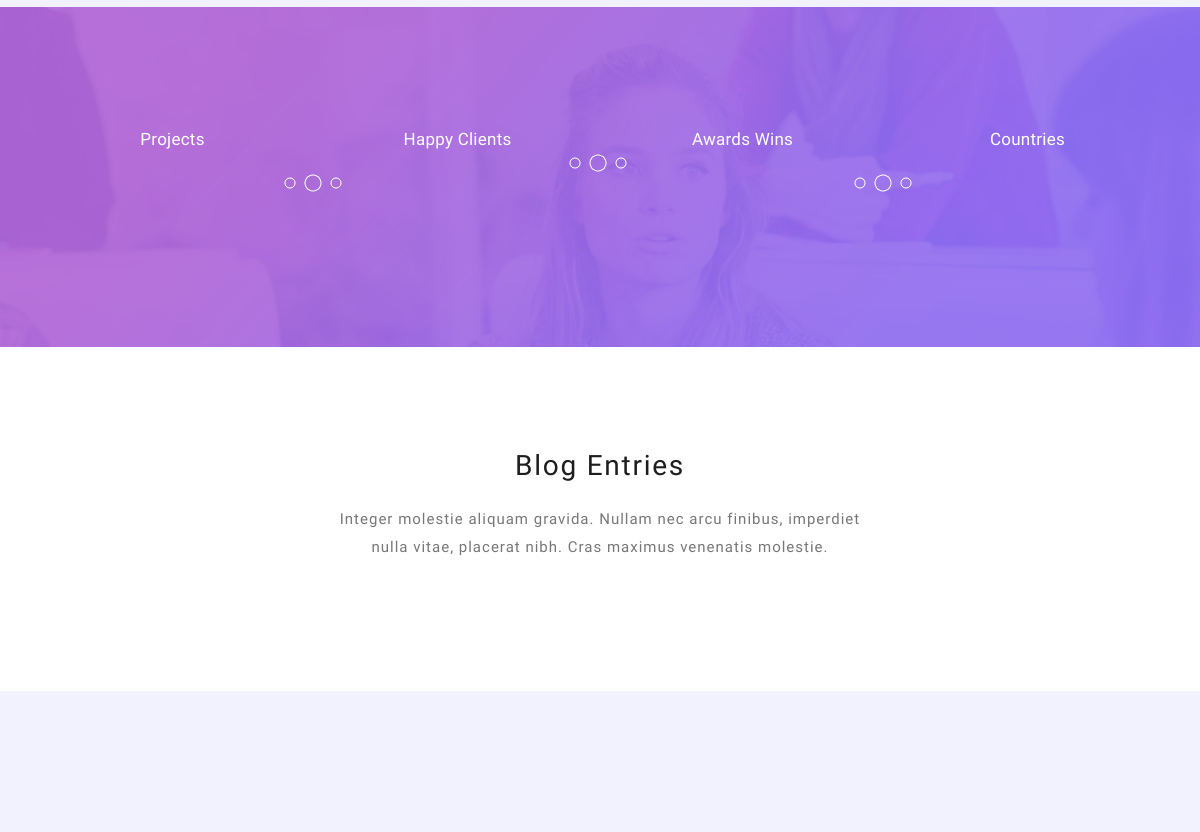
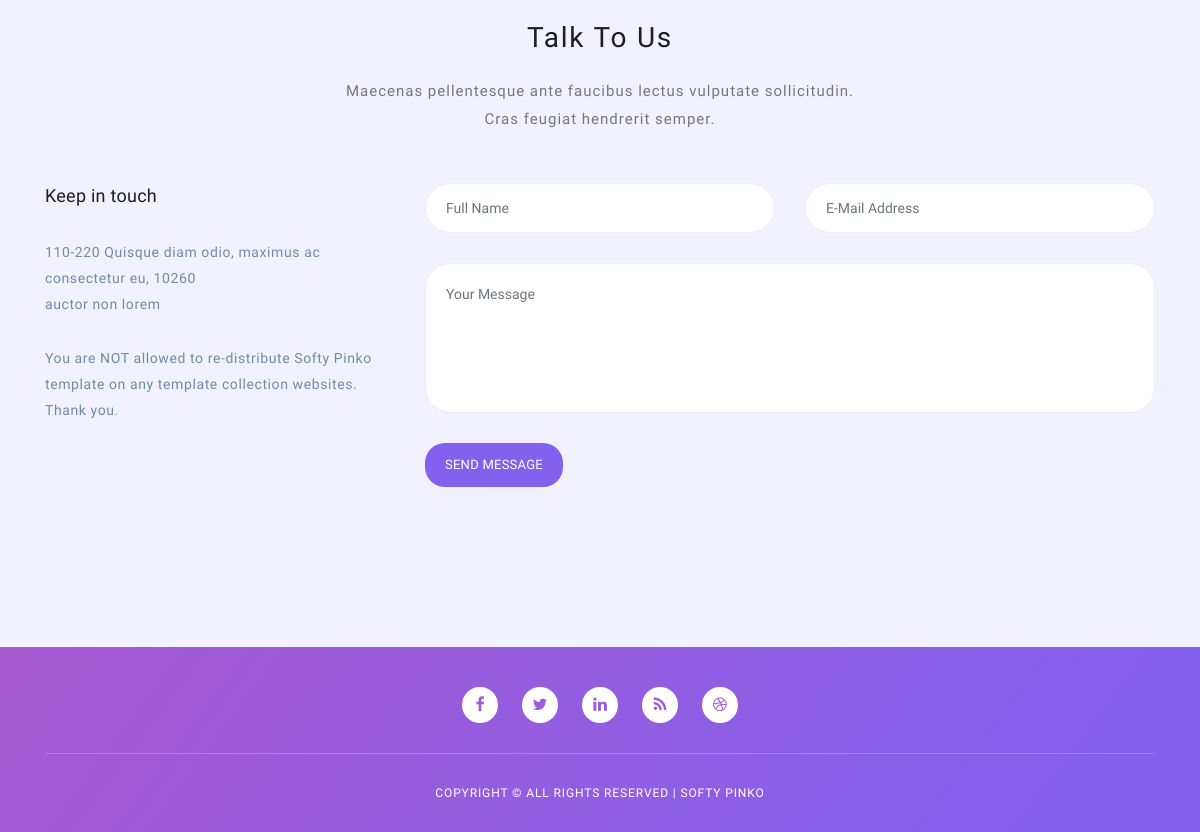
Before: / (lower part) with the older database file (2 pictures, top to bottom).
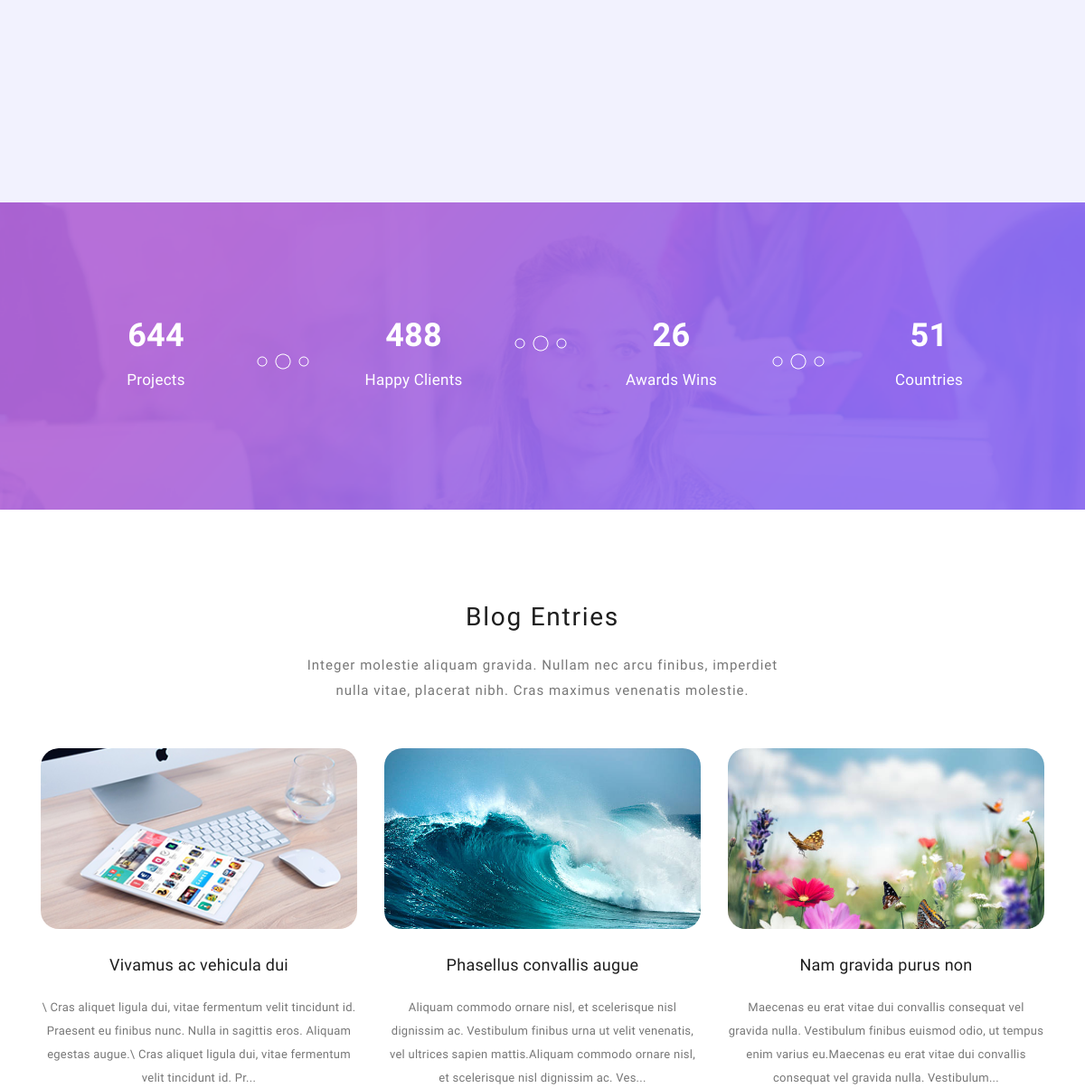
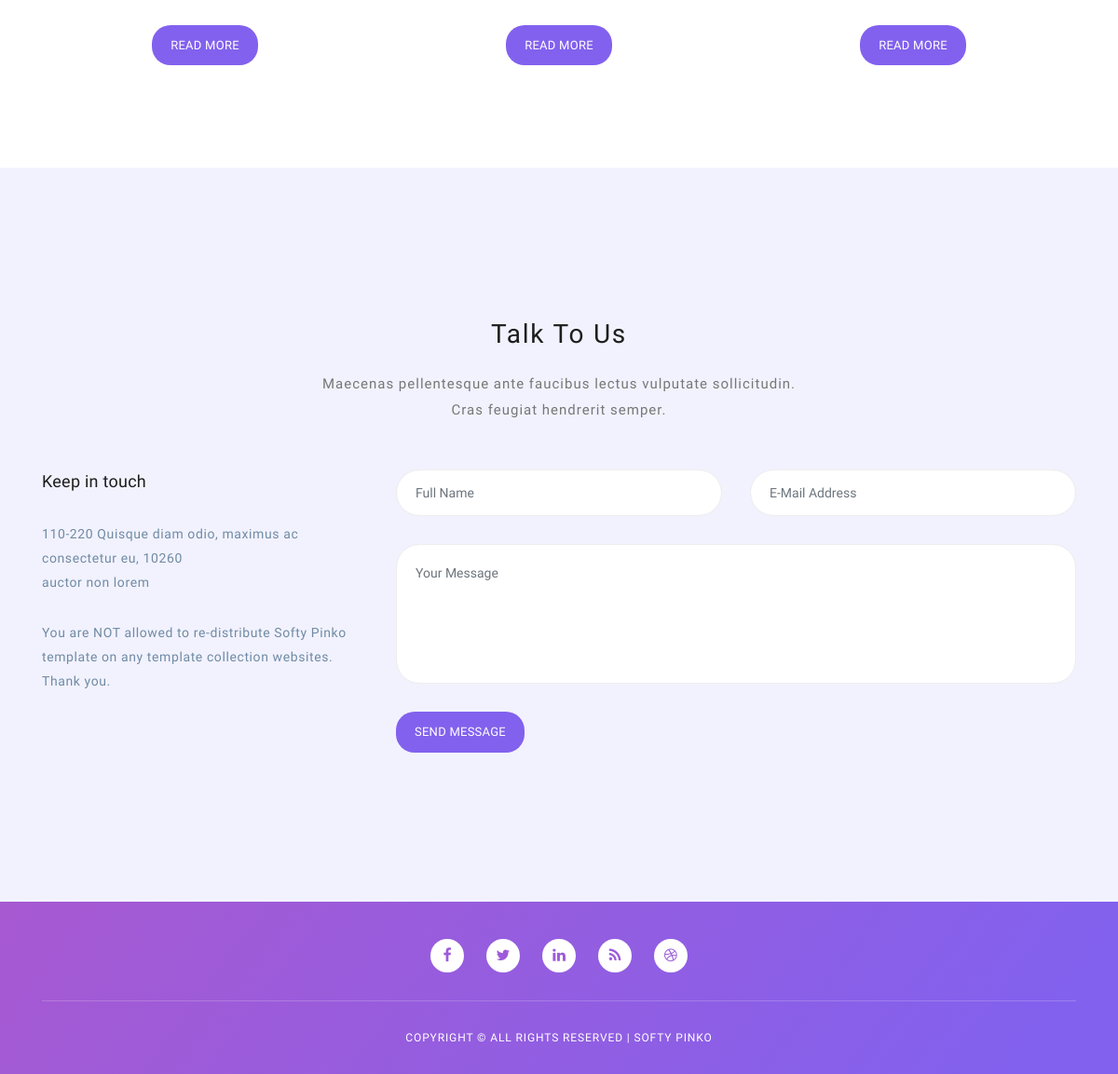
After: the same page with the newer database file (2 pictures, top to bottom).
### app/models.py (models this page shows, shortened)
class HeaderText(models.Model):
    title = models.CharField(max_length=255)
    description = models.TextField(max_length=255)
    class Meta:
        verbose_name = "HeaderText"
        verbose_name_plural = "HeaderText"

class FooterText(models.Model):
    text = models.CharField(max_length=255)
    class Meta:
        verbose_name = "Footer Text"
        verbose_name_plural = "Footer Text"

class Counter(models.Model):
    projects = models.IntegerField(default=0)
    happy_clients = models.IntegerField(default=0)
    award_wins = models.IntegerField(default=0)
    countries = models.IntegerField(default=0)
    class Meta:
        verbose_name = "Counter"
        verbose_name_plural = "Counters"

class Blog(models.Model):
    image = models.ImageField(upload_to="blog")
    title = models.CharField(max_length=60)
    description = models.TextField()
    created_at =models.DateTimeField(default=timezone.now)
    class Meta:
        verbose_name = "Blog"
        verbose_name_plural = "Blogs"

### app/views.py (the view)
# urls.py: path("", index, name= "index"),
def index(request):
    context = {
        "header_text": HeaderText.objects.all(),
        "footer_text": FooterText.objects.all().first(),
        "tree_blocks": TreeBlocks.objects.all(),
        "left_block": LeftBlock.objects.all().first(),
        "right_block": RightBlock.objects.all().first(),
        "work_process_items": WorkProcess.objects.all(),
        "reviews": Reviews.objects.all(),
        "pricing_plan": PricingPlan.objects.all(),
        "counter": Counter.objects.all().first(),
        "all_blogs":Blog.objects.all()
    }
    return render(request,"home.html", context)

### app/templates/home.html (shortened to what this page needs)
{% extends "base.html" %}
{% load static %}
{% block home_template %}
    <section class="section colored" id="pricing-plans">
        <div class="container">
            <div class="row">
            </div>
        </div>
    </section>
    <section class="counter">
        <div class="content">
            <div class="container">
                <div class="row">
                    <div class="col-lg-3 col-md-6 col-sm-12">
                        <div class="count-item decoration-bottom">
                            <strong>{{counter.projects}}</strong>
                            <span>Projects</span>
                        </div>
                    </div>
                    <div class="col-lg-3 col-md-6 col-sm-12">
                        <div class="count-item decoration-top">
                            <strong>{{counter.happy_clients}}</strong>
                            <span>Happy Clients</span>
                        </div>
                    </div>
                    <div class="col-lg-3 col-md-6 col-sm-12">
                        <div class="count-item decoration-bottom">
                            <strong>{{counter.award_wins}}</strong>
                            <span>Awards Wins</span>
                        </div>
                    </div>
                    <div class="col-lg-3 col-md-6 col-sm-12">
                        <div class="count-item">
                            <strong>{{counter.countries}}</strong>
                            <span>Countries</span>
                        </div>
                    </div>
                </div>
            </div>
        </div>
    </section>
    <section class="section" id="blog">
        <div class="container">
            <div class="row">
                <div class="col-lg-12">
                    <div class="center-heading">
                        <h2 class="section-title">{{header_text.3.title}}</h2>
                    </div>
                </div>
                <div class="offset-lg-3 col-lg-6">
                    <div class="center-text">
                        <p>{{header_text.3.description}}</p>
                    </div>
                </div>
            </div>
            <div class="row">
                {% for item in all_blogs %}
                    <div class="col-lg-4 col-md-6 col-sm-12">
                        <div class="blog-post-thumb">
                            <div class="img">
                                <img src="{{item.image.url}}" alt="{{item.title}}" class="img-fluid" />
                            </div>
                            <div class="blog-content">
                                <h3><a href="{% url "blog" item.id %}">{{item.title}}</a></h3>
                                <div class="text">
                                    {{item.description|slice:"0:200"}}...
                                </div>
                                <a href={% url "blog" item.id %} class="main-button">Read More</a>
                            </div>
                        </div>
                    </div>
                {% endfor %}
            </div>
        </div>
    </section>
    <section class="section colored" id="contact-us">
        <div class="container">
            <div class="row">
                <div class="col-lg-12">
                    <div class="center-heading">
                      <h2 class="section-title">{{header_text.4.title}}</h2>
                    </div>
                </div>
                <div class="offset-lg-3 col-lg-6">
                    <div class="center-text">
                      <p>{{header_text.4.description}}</p>
                    </div>
                </div>
            </div>
            <div class="row">
                <div class="col-lg-4 col-md-6 col-sm-12">
                    <h5 class="margin-bottom-30">Keep in touch</h5>
                    <div class="contact-text">
                      <p>
                        110-220 Quisque diam odio, maximus ac consectetur eu, 10260
                        <br />auctor non lorem
                      </p>
                      <p>You are NOT allowed to re-distribute Softy Pinko template on any template collection websites. Thank you.</p>
                    </div>
                </div>
                <div class="col-lg-8 col-md-6 col-sm-12">
                    <div class="contact-form">
                        <form id="contact">
                          <div class="row">
                            <div class="col-lg-6 col-md-12 col-sm-12">
                              <fieldset>
                                <input name="name" type="text" class="form-control" id="name" placeholder="Full Name" required="">
                              </fieldset>
                            </div>
                            <div class="col-lg-6 col-md-12 col-sm-12">
                              <fieldset>
                                <input name="email" type="email" class="form-control" id="email" placeholder="E-Mail Address" >
                              </fieldset>
                            </div>
                            <div class="col-lg-12">
                              <fieldset>
                                <textarea name="content" rows="6" class="form-control" id="message" placeholder="Your Message" ></textarea>
                              </fieldset>
                            </div>
                            <div class="col-lg-12">
                              <fieldset>
                                <button type="submit" id="form-submit" class="main-button">Send Message</button>
                              </fieldset>
                            </div>
                          </div>
                        </form>
                    </div>
                </div>
            </div>
        </div>
    </section>
{% endblock %}

### app/templates/base.html (shortened to what this page needs)
{% load static %}
<!DOCTYPE html>
<html lang="en">
  <head>
    <link rel="stylesheet" type="text/css" href="{% static 'css/bootstrap.min.css' %}">
    <link rel="stylesheet" type="text/css" href="{% static 'css/font-awesome.css' %}">
    <link rel="stylesheet" type="text/css" href="{% static 'css/templatemo-softy-pinko.css' %}">
  </head>
  <body>
{% block home_template %} {% endblock %}
    <footer>
        <div class="container">
            <div class="row">
                <div class="col-lg-12 col-md-12 col-sm-12">
                    <ul class="social">
                        <li>
                          <a href="#"><i class="fa fa-facebook"></i></a></li>
                        <li>
                          <a href="#"><i class="fa fa-twitter"></i></a>
                        </li>
                        <li>
                          <a href="#"><i class="fa fa-linkedin"></i></a>
                        </li>
                        <li>
                          <a href="#"><i class="fa fa-rss"></i></a>
                        </li>
                        <li>
                          <a href="#"><i class="fa fa-dribbble"></i></a>
                        </li>
                    </ul>
                </div>
            </div>
            <div class="row">
                <div class="col-lg-12">
                    <p class="copyright">Copyright &copy; {{footer_text.text}}</p>
                </div>
            </div>
        </div>
    </footer>
  </body>
</html>

Changed rows visible on the page:
added Counter: projects "644", happy_clients "488", award_wins "26", countries "51"
added Blog: image (picture), title "Vivamus ac vehicula dui", description "\\ Cras aliquet ligula dui, vitae fermentum velit tincidunt id. Praesent eu finibus nunc. Nulla in sagittis eros. Aliquam egestas augue.\\ Cras aliquet ligula dui, vitae fermentum velit tincidunt id. Pr"
added Blog: image (picture), title "Phasellus convallis augue", description "Aliquam commodo ornare nisl, et scelerisque nisl dignissim ac. Vestibulum finibus urna ut velit venenatis, vel ultrices sapien mattis.Aliquam commodo ornare nisl, et scelerisque nisl dignissim ac. Ves"
added Blog: image (picture), title "Nam gravida purus non", description "Maecenas eu erat vitae dui convallis consequat vel gravida nulla. Vestibulum finibus euismod odio, ut tempus enim varius eu.Maecenas eu erat vitae dui convallis consequat vel gravida nulla. Vestibulum"
